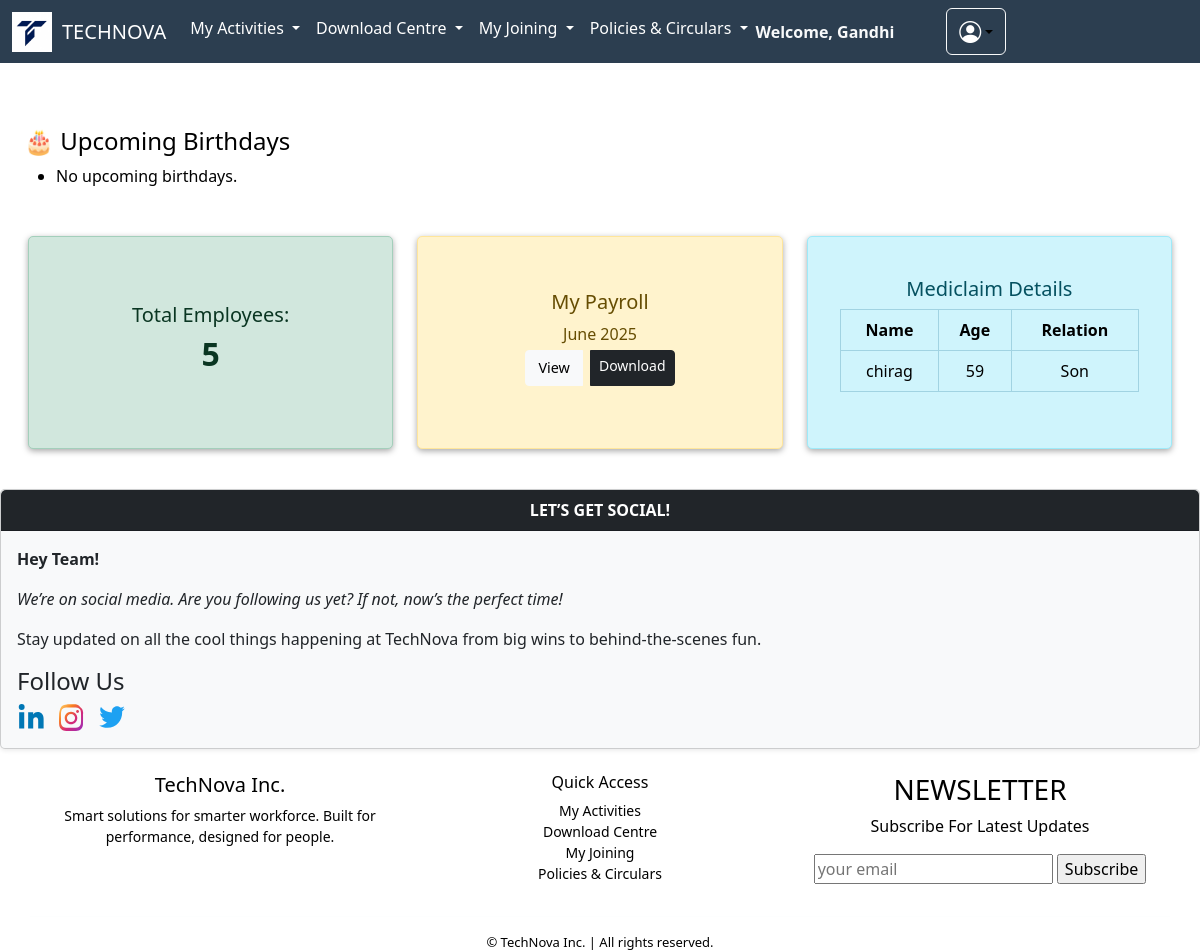
Screenshot of /index_inner/ (signed in) with the database file from the repository.
### apps/dashboard/models.py (models this page shows, shortened)
class BaseClass(models.Model):
    id = models.UUIDField(primary_key=True, default=uuid.uuid4, editable=False)
    created_at = models.DateTimeField(auto_now_add=True)
    updated_at = models.DateTimeField(auto_now=True)
    class Meta:
        abstract = True

class Employee(BaseClass):
    employee_id = models.CharField(max_length=10, unique=True, blank=True)
    first_name = models.CharField(max_length=255,null=False,blank=False)
    last_name = models.CharField(max_length=255,null=False,blank=False)
    company_email = models.EmailField(unique=True,null=False,blank=False)
    pvt_email = models.EmailField(unique=True,null=False,blank=False)
    mobile = models.CharField(max_length=15,null=False,blank=False)
    password = models.CharField(max_length=8, blank=True,null=False)
    doj = models.DateField(verbose_name="Date of Joining",null=False,blank=False)
    dob = models.DateField(verbose_name="Date of Birth", default="2000-01-01")
    location = models.CharField(max_length=100, blank=True, null=True)
    designation = models.CharField(max_length=100, blank=True, null=True)
    department = models.CharField(max_length=100, blank=True, null=True)
    manager = models.CharField(max_length=100, blank=True, null=True)
    photo = models.ImageField(upload_to='employee_photos/', default='default.jpg')

class SalarySlip(BaseClass):
    employee = models.ForeignKey(Employee, on_delete=models.CASCADE)
    month = models.CharField(max_length=20)  # e.g., 'June'
    year = models.IntegerField()
    pdf_file = models.FileField(upload_to='salary_slips/')
    class Meta:
        unique_together = ('employee', 'month', 'year')

class FamilyMember(BaseClass):
    employee = models.ForeignKey(Employee, on_delete=models.CASCADE)
    name = models.CharField(max_length=100)
    dob = models.DateField()
    age = models.PositiveIntegerField()
    relation = models.CharField(max_length=50)
    gender = models.CharField(max_length=10)
    residing_with = models.CharField(max_length=10)  # Yes/No
    mobile = models.CharField(max_length=15)
    differently_abled = models.CharField(max_length=10)  # Yes/No
    nominee = models.CharField(max_length=10)  # Yes/No
    disabled = models.BooleanField(default=False)
    date_of_demise = models.DateField(null=True, blank=True)

### apps/dashboard/views.py (the view)
# urls.py: path('index_inner/', index_inner, name='index_inner'),
def index_inner(request):
    print("*****-1")
    employee_id = request.session.get('employee_id')
    if not employee_id:
        print("*****-2")
        return redirect('emplogin')
    employee = get_object_or_404(Employee, employee_id=employee_id)
    print("*****-3")
    total_employees = Employee.objects.count()
    print("*****-4")
    print(total_employees)
    salary_slips = SalarySlip.objects.filter(employee=employee).order_by('-year', '-month')[:3]
    family_members = FamilyMember.objects.filter(employee=employee)
    return render(request, 'dashboard/index_inner.html', {
        'employee': employee,
        'total_employees': total_employees,
        'salary_slips': salary_slips,
        'family_members': family_members
    })

### apps/dashboard/templates/dashboard/index_inner.html (shortened to what this page needs)
{% load static %}
<!DOCTYPE html>
<html lang="en">
<head>
  <link href="https://cdn.jsdelivr.net/npm/bootstrap@5.3.6/dist/css/bootstrap.min.css" rel="stylesheet"
>
  <link rel="stylesheet" href="https://cdnjs.cloudflare.com/ajax/libs/font-awesome/6.4.0/css/all.min.css">
  <link rel="stylesheet" href="https://cdnjs.cloudflare.com/ajax/libs/font-awesome/6.4.0/css/all.min.css">
  <link rel="stylesheet" href="https://cdn.jsdelivr.net/npm/bootstrap-icons@1.11.3/font/bootstrap-icons.css">
</head>
<body>
  <nav class="navbar navbar-expand-lg navbar-cyan">
    <div class="container-fluid">
      <img src="/media/]logoog.jpg" alt="Login Banner"
        style="height: 40px; width: auto; object-fit: contain; vertical-align: middle; margin-right: 10px;">
      <a class="navbar-brand" href="{% url 'index_inner' %}">TECHNOVA</a>
      <div class="collapse navbar-collapse" id="navbarScroll">
        <ul class="navbar-nav me-auto my-2 my-lg-0 navbar-nav-scroll" style="--bs-scroll-height: 100px;">
          <li class="nav-item dropdown">
            <a class="nav-link dropdown-toggle" href="#" role="button" data-bs-toggle="dropdown" aria-expanded="false">
              My Activities
            </a>
          </li>
          <li class="nav-item dropdown">
            <a class="nav-link dropdown-toggle" href="#" role="button" data-bs-toggle="dropdown" aria-expanded="false">
              Download Centre
            </a>
          </li>
          <li class="nav-item dropdown">
            <a class="nav-link dropdown-toggle" href="#" role="button" data-bs-toggle="dropdown" aria-expanded="false">
              My Joining
            </a>
          </li>
          <li class="nav-item dropdown">
            <a class="nav-link dropdown-toggle" href="#" role="button" data-bs-toggle="dropdown" aria-expanded="false">
              Policies & Circulars
            </a>
          </li>
          <div class="d-flex align-items-center ms-auto">
            {% if request.session.employee_name %}
            <span class="me-3 text-light fw-bold">Welcome, {{ request.session.employee_name }}</span>
            {% endif %}
            <div class="dropdown ms-3">
              <button class="btn btn-light dropdown-toggle d-flex align-items-center" style="background-color: #2c3e50;"
                type="button" id="userMenu" data-bs-toggle="dropdown" aria-expanded="false"
                style="padding: 6px 12px; border-radius: 8px;">
                <i class="bi bi-person-circle" style="font-size: 22px; color: white; "></i>
              </button>
            </div>
          </div>
      </div>
  </nav>
  <BR></BR>
  {% block content %}
  <div class="container-fluid mt-3 px-4">
    <h4 style="color: black;">🎂 Upcoming Birthdays</h4>
    <ul>
      {% for emp in birthdays %}
      <li style="color:black;">{{ emp.first_name }} {{ emp.last_name }} – {{ emp.date_of_birth|date:"d M" }}</li>
      {% empty %}
      <li style="color:black;">No upcoming birthdays.</li>
      {% endfor %}
    </ul>
    <div class="row g-3">
      <div class="container mt-5">
        <div class="row g-4 justify-content-center  mb-3">
          <div class="col-md-4 d-flex al">
            <div class="card alert alert-success w-100 h-100">
              <div class="card-body text-center d-flex justify-content-center align-items-center flex-column">
                <h5 class="card-title">Total Employees:</h5>
                <h2 class="fw-bold">{{ total_employees }}</h2>
              </div>
            </div>
          </div>
          <div class="col-md-4 d-flex">
            <div class="card alert alert-warning w-100 h-100">
              <div class="card-body text-center d-flex justify-content-center align-items-center flex-column">
                <h5 class="card-title">My Payroll</h5>
                {% if salary_slips %}
                {% for slip in salary_slips %}
                <p class="mb-1">{{ slip.month }} {{ slip.year }}</p>
                <div class="btn-group mb-2">
  <a href="{{ slip.pdf_file.url }}" target="_blank" class="btn btn-light btn-sm me-2" style="padding: 0.4rem 0.75rem; font-size: 0.9rem;">View</a>
  <a href="{{ slip.pdf_file.url }}" download class="btn btn-dark btn-sm">Download</a>
</div>
                {% endfor %}
                {% else %}
                <p>No slips available</p>
                {% endif %}
              </div>
            </div>
          </div>
          <div class="col-md-4 d-flex">
            <div class="card alert alert-info w-100 h-100">
              <div class="card-body text-center d-flex justify-content-center align-items-center flex-column">
                <h5 class="card-title">Mediclaim Details</h5>
                {% if family_members %}
                <table class="table table-sm table-border-dark mediclaim-table">
                  <thead>
                    <tr>
                      <th>Name</th>
                      <th>Age</th>
                      <th>Relation</th>
                    </tr>
                  </thead>
                  <tbody>
                    {% for member in family_members %}
                    <tr>
                      <td>{{ member.name }}</td>
                      <td>{{ member.age }}</td>
                      <td>{{ member.relation }}</td>
                    </tr>
                    {% endfor %}
                  </tbody>
                </table>
                {% else %}
                <p>No Mediclaim Info</p>
                {% endif %}
              </div>
            </div>
          </div>
        </div>
      </div>
    </div>
  </div>
 <div class="row my-4 ">
  <div class="col-12">
    <div class="card shadow-sm" style="background-color: #f8f9fa; max-width: 1400px;">
      <div class="card-header text-center fw-bold bg-dark text-white">
        LET’S GET SOCIAL!
    </div>
    <div class="card-body">
      <p><strong>Hey Team!</strong></p>
      <p><em>We’re on social media. Are you following us yet? If not, now’s the perfect time!</em></p>
      <p>Stay updated on all the cool things happening at TechNova from big wins to behind-the-scenes fun.</p>
      <h4>Follow Us</h4>
      <div style="display: flex; gap: 12px; align-items: center;">
        <a href="https://www.linkedin.com" target="_blank" style="width: 28px; height: 28px;">
        </a>
        <a href="https://www.instagram.com" target="_blank" style="width: 28px; height: 28px;">
        </a>
        <a href="https://www.twitter.com" target="_blank" style="width: 28px; height: 28px;">
        </a>
      </div>
    </div>
  </div>
  </div>
  </div>
  {% endblock %}
  <footer class="mt-4" style="background: #ffffff; color: black; ">
    <div class="container text-center">
      <div class="row">
        <div class="col-md-4 mb-3">
          <h5>TechNova Inc.</h5>
          <p style="font-size: 14px;">Smart solutions for smarter workforce. Built for performance, designed for people.
          </p>
        </div>
        <div class="col-md-4 mb-3">
          <h6>Quick Access</h6>
          <ul class="list-unstyled" style="font-size: 14px;">
            <li><a href="{% url 'claims_page' %}" class="text-black text-decoration-none">My Activities</a></li>
            <li><a href="{% url 'salary' %}" class="text-black text-decoration-none">Download Centre</a></li>
            <li><a href="{% url 'generalinfo' %}" class="text-black text-decoration-none">My Joining</a></li>
            <li><a href="{% url 'policy_and_circular' %}" class="text-black text-decoration-none">Policies &
                Circulars</a></li>
          </ul>
        </div>
        <div class="col-md-4 mb-3">
          <h3>NEWSLETTER</h3>
          <P>Subscribe For Latest Updates</P>
          <input type="email" placeholder="your email" class="email">
          <input type="submit" value="Subscribe" class="btn-btn-danger">
        </div>
        <hr class="border-light">
        <div style="font-size: 13px;">&copy; {{ current_year }} TechNova Inc. | All rights reserved.</div>
      </div>
  </footer>
</body>
</html>

### apps/dashboard/templates/dashboard/index_inner.html (style rules this page uses)
html, body { height: 100%; margin: 0; background: #ffffff; }
.navbar-cyan { background-color: #2c3e50; }
.navbar-cyan .nav-link, .navbar-cyan .navbar-brand { color: #ffffff !important; }
.navbar-cyan .dropdown { color: black !important; }
body { background-color: #ffffff; font-family: 'Segoe UI', sans-serif; }
.card { border-radius: 5px; box-shadow: 0 2px 6px rgba(0, 0, 0, 0.35); }
.card-header { background-color: #2c3e50; color: #ffffff; font-weight: bold; }
.mediclaim-table { background-color: #cff4fc; color: black; border: 1px solid #a1d3e2; }
.mediclaim-table th, .mediclaim-table td { border: 1px solid #a1d3e2; padding: 8px; }
.mediclaim-table th { background-color: #b6effb; }
.mediclaim-table { background-color: #cff4fc; color: black; }
.mediclaim-table th, .mediclaim-table td { background-color: transparent; }

### rows the page displays
Employee: session.employee_name "Gandhi"
SalarySlip: month "June", year "2025"
FamilyMember: name "chirag", age "59", relation "Son"

### other values shown
{{ total_employees }} "5"
